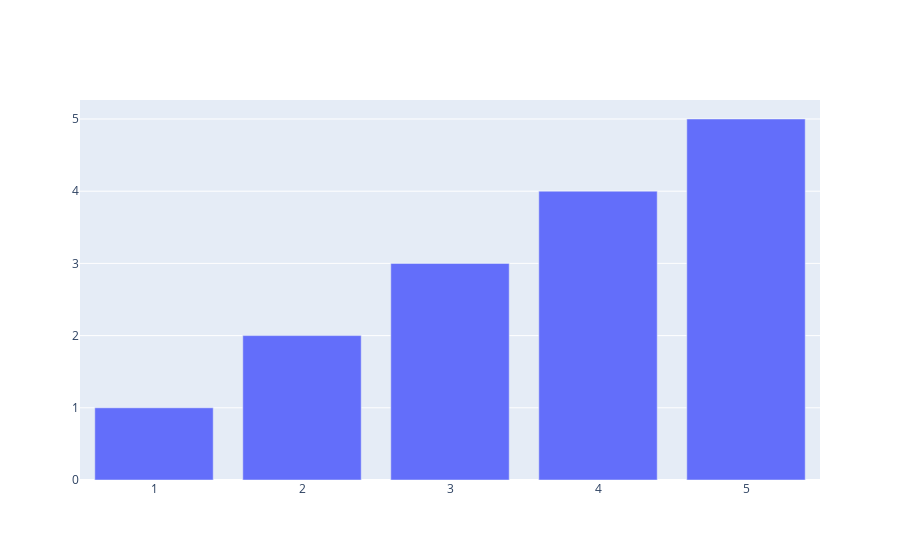

Notebook code cell kept with this figure:
### Code cell
# -- TEST 3 :
# verify you can use plotly and visualize plots in jupyter notebook

from plotly.offline import iplot   # print the plot inside jupyter and offline
import plotly.graph_objects as go  # functions to create plots

# example data
df = pd.DataFrame({'column_a': [1, 2, 3, 4, 5], 'column_b': [1, 2, 3, 4, 5]})
# basic plotly plot
data = [go.Bar(x=df['column_a'], y=df['column_b'])]

# instruction to view it inside jupyter
iplot(data)

### Figure 1 — Plotly figure (JSON) as saved in the notebook; plotly's stock layout.template omitted (floating-point values rounded to 4 significant figures)
{"data": [{"type": "bar", "x": [1, 2, 3, 4, 5], "y": [1, 2, 3, 4, 5]}], "layout": {}}
